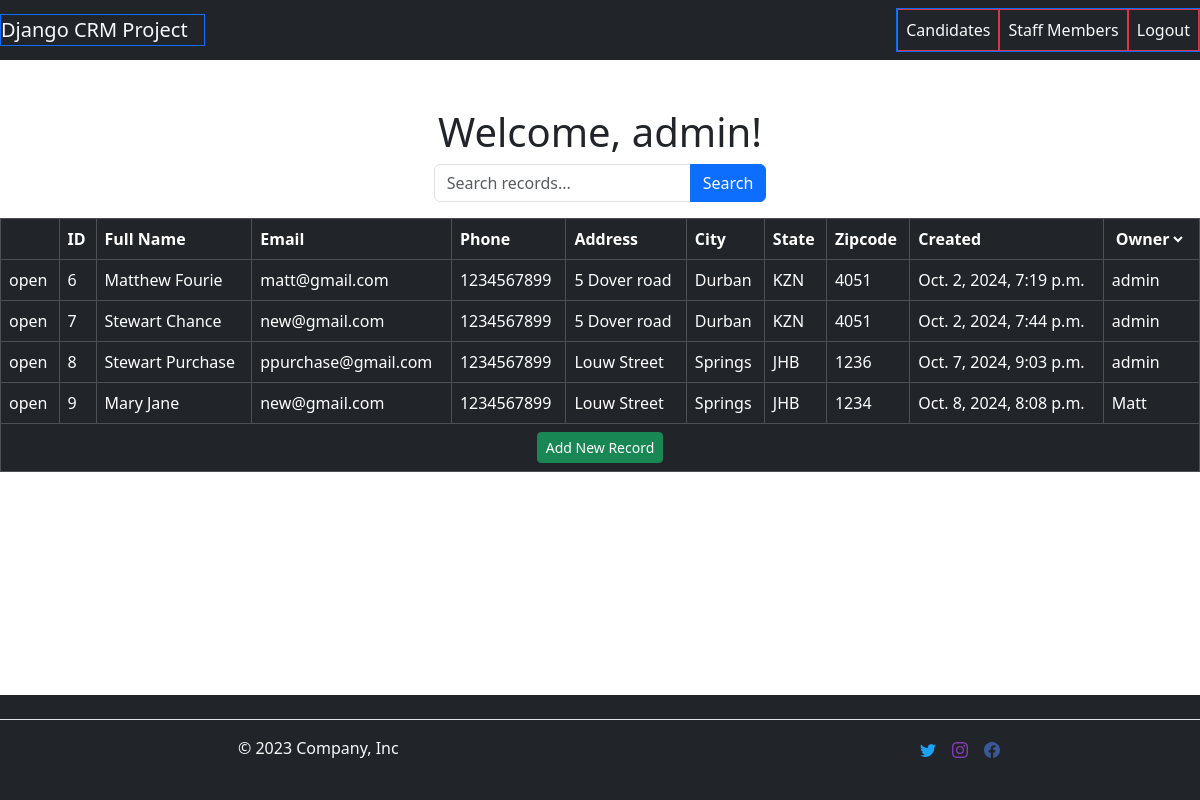
The app's page /home/ (signed in) with its own data.
### website/models.py (models this page shows, shortened)
class Record(models.Model):
    owner = models.ForeignKey(User, on_delete=models.CASCADE, null=True)
    created_at = models.DateTimeField(auto_now_add=True)
    first_name = models.CharField(max_length=50)
    last_name = models.CharField(max_length=50)
    email = models.CharField(max_length=100)
    phone = models.CharField(max_length=15)
    address = models.CharField(max_length=100)
    city = models.CharField(max_length=50)
    state = models.CharField(max_length=50)
    zipcode = models.CharField(max_length=20)

### website/views.py (the view, shortened to what this page needs)
# urls.py: path('home/', views.home, name='home'),
@login_required
def home(request):
    if request.user.is_authenticated:
        query = request.GET.get('q')
        owner_filter = request.GET.get('owner')
        records = Record.objects.all()
        if owner_filter:
            records = records.filter(owner__username=owner_filter)
        owners = User.objects.all()
        return render(request, 'home.html', {'records': records, 'owners': owners})
    else:
        return render(request, 'home.html', {})

### website/templates/home.html (shortened to what this page needs)
{% extends 'base.html' %}
{% block content %}
  <div class="d-flex flex-column align-items-center">
    <h1>Welcome, {{ request.user.username }}!</h1>
    {% if request.user.is_authenticated %}
      <form method="GET" action="{% url 'home' %}" class="mb-3">
        <div class="input-group">
          <input type="text" name="q" class="form-control" placeholder="Search records...">
          <button type="submit" class="btn btn-primary">Search</button>
        </div>
      </form>
      <table class="table table-dark table-hover table-bordered m-o">
        <thead class="">
          <tr>
            <th scope="col"></th>
            <th scope="col">ID</th>
            <th scope="col">Full Name</th>
            <th scope="col">Email</th>
            <th scope="col">Phone</th>
            <th scope="col">Address</th>
            <th scope="col">City</th>
            <th scope="col">State</th>
            <th scope="col">Zipcode</th>
            <th scope="col">Created</th>
            <th scope="col">
              <form method="get" id="ownerForm">
                <select name="owner" onchange="this.form.submit()">
                  <option value="">Owner</option>
                </select>
              </form>
            </th>
          </tr>
        </thead>
        <tbody>
          {% for record in records %}
            <tr>
              <td><a href="{% url 'record' record.id %}" class="text-reset text-decoration-none">open</a></td>
              <td>{{record.id}}</td>
              <td>{{record.first_name}} {{record.last_name}}</td>
              <td>{{record.email}}</td>
              <td>{{record.phone}}</td>
              <td>{{record.address}}</td>
              <td>{{record.city}}</td>
              <td>{{record.state}}</td>
              <td>{{record.zipcode}}</td>
              <td>{{record.created_at}}</td>
              <td>{{ record.owner.username }}</td>
            </tr>
          {% endfor %}
        <tr class="add-record-row">
          <td colspan="11" class="text-center">
            <a href="{% url 'add_record' %}" class="btn btn-success btn-sm">Add New Record</a>
          </td>
        </tr>
        </tbody>
      </table>
    {% endif %}
  </div>
{% endblock %}

### website/templates/base.html (shortened to what this page needs)
<!doctype html>
<html lang="en">
  <head>
    <link href="https://cdn.jsdelivr.net/npm/bootstrap@5.3.3/dist/css/bootstrap.min.css" rel="stylesheet">
  </head>
  <body>
    {% include 'navbar.html' %}
    {% block content %}
    {% endblock %}
    {% include 'footer.html' %}
  </body>
</html>

### website/templates/navbar.html
<nav class="d-flex justify-content-between bg-dark navbar navbar-expand-lg mb-5">
  <div class="border border-primary">
    {% if user.is_authenticated %}
      <a class="navbar-brand text-light" href="{% url 'home' %}">Django CRM Project</a>
    {% else %}
      <a class="navbar-brand text-light" href="{% url 'login' %}">Django CRM Project</a>
    {% endif %}
  </div>
  {% if user.is_authenticated %}
  <div class="border border-primary">
    <div class="collapse navbar-collapse" id="navbarSupportedContent">
      <ul class="navbar-nav">
        <li class="nav-item border border-danger">
          <a class="nav-link active text-light" aria-current="page" href="{% url 'home' %}">Candidates</a>
        </li>
        {% if request.user.is_staff %}
          <li class="nav-item border border-danger">
            <a class="nav-link active text-light" aria-current="page" href="{% url 'staff_members' %}">Staff Members</a>
          </li>
        {% endif %}
        <ul class="navbar-nav ml-auto">
            <li class="nav-item border border-danger">
              <a class="nav-link text-light" href="{% url 'logout' %}">Logout</a>
            </li>
        </ul>
      </ul>
    </div>
  </div>
  {% endif %}
</nav>

### website/templates/footer.html (shortened to what this page needs)
<div class="bg-dark fixed-bottom">
    <footer class="d-flex flex-wrap justify-content-center align-items-center py-3 my-4 border-top">
      <div class="col-md-4 d-flex align-items-center">
        <a href="/" class="mb-3 me-2 mb-md-0 text-light text-decoration-none lh-1">
          <svg class="bi" width="30" height="24"><use xlink:href="#bootstrap"/></svg>
        </a>
        <span class="mb-3 mb-md-0 text-light">&copy; 2023 Company, Inc</span>
      </div>
      <ul class="nav col-md-4 justify-content-end list-unstyled d-flex text-white">
        <li class="ms-3"><a class="footer-icon" href="#">
          </a>
        </li>
        <li class="ms-3"><a class="footer-icon" href="#">
          </a>
        </li>
        <li class="ms-3"><a class="footer-icon" href="#">
          </a>
        </li>
      </ul>
    </footer>
  </div>

### website/templates/home.html (style rules this page uses)
th select { background-color: transparent; border: none; color: white; font-weight: bold; cursor: pointer; }
th select option { background-color: white; color: black; }

### records on screen
Record: id "6", first_name "Matthew", last_name "Fourie", email "matt@gmail.com", phone "1234567899", address "5 Dover road", city "Durban", state "KZN", zipcode "4051", created_at "Oct. 2, 2024, 7:19 p.m.", owner.username "admin"
Record: id "7", first_name "Stewart", last_name "Chance", email "new@gmail.com", phone "1234567899", address "5 Dover road", city "Durban", state "KZN", zipcode "4051", created_at "Oct. 2, 2024, 7:44 p.m.", owner.username "admin"
Record: id "8", first_name "Stewart", last_name "Purchase", email "ppurchase@gmail.com", phone "1234567899", address "Louw Street", city "Springs", state "JHB", zipcode "1236", created_at "Oct. 7, 2024, 9:03 p.m.", owner.username "admin"
Record: id "9", first_name "Mary", last_name "Jane", email "new@gmail.com", phone "1234567899", address "Louw Street", city "Springs", state "JHB", zipcode "1234", created_at "Oct. 8, 2024, 8:08 p.m.", owner.username "Matt"

### other values on screen
{{ request.user.username }} "admin"
